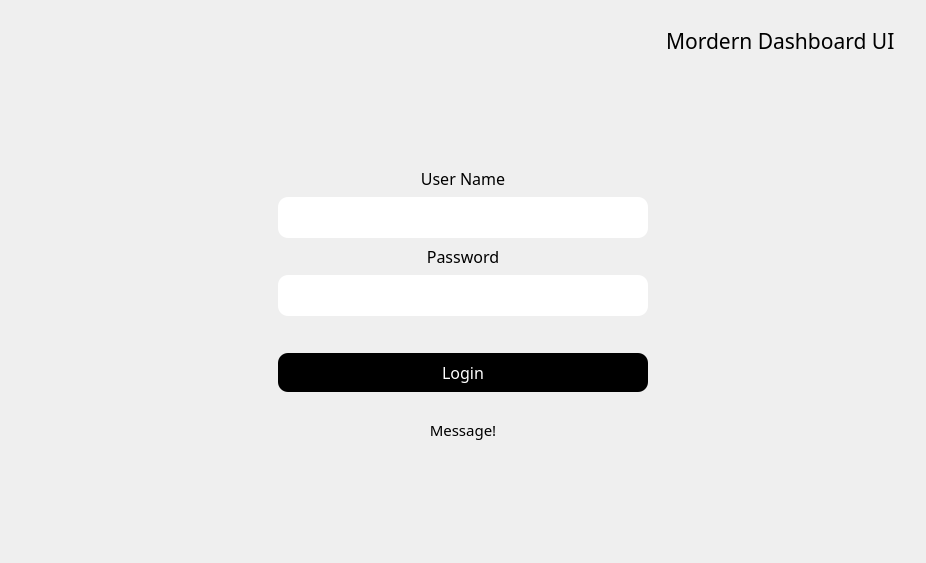
<?xml version="1.0" encoding="UTF-8"?>
<ui version="4.0">
 <class>Form</class>
 <widget class="QWidget" name="Form">
  <property name="geometry">
   <rect>
    <x>0</x>
    <y>0</y>
    <width>926</width>
    <height>563</height>
   </rect>
  </property>
  <property name="windowTitle">
   <string>Form</string>
  </property>
  <property name="styleSheet">
   <string notr="true"/>
  </property>
  <layout class="QVBoxLayout" name="loginForm_Layout">
   <item>
    <widget class="QWidget" name="LoginHeader" native="true">
     <property name="minimumSize">
      <size>
       <width>0</width>
       <height>60</height>
      </size>
     </property>
     <property name="maximumSize">
      <size>
       <width>16777215</width>
       <height>60</height>
      </size>
     </property>
     <layout class="QHBoxLayout" name="LoginHeader_Layout">
      <property name="leftMargin">
       <number>20</number>
      </property>
      <property name="rightMargin">
       <number>20</number>
      </property>
      <item alignment="Qt::AlignLeft">
       <widget class="QLabel" name="logo">
        <property name="minimumSize">
         <size>
          <width>40</width>
          <height>30</height>
         </size>
        </property>
        <property name="maximumSize">
         <size>
          <width>40</width>
          <height>30</height>
         </size>
        </property>
        <property name="text">
         <string/>
        </property>
        <property name="pixmap">
         <pixmap resource="resource.qrc">:/icons/logo.png</pixmap>
        </property>
        <property name="scaledContents">
         <bool>true</bool>
        </property>
       </widget>
      </item>
      <item alignment="Qt::AlignRight">
       <widget class="QLabel" name="tag">
        <property name="font">
         <font>
          <family>Poppins</family>
          <pointsize>16</pointsize>
         </font>
        </property>
        <property name="text">
         <string>Mordern Dashboard UI</string>
        </property>
       </widget>
      </item>
     </layout>
    </widget>
   </item>
   <item alignment="Qt::AlignHCenter|Qt::AlignVCenter">
    <widget class="QWidget" name="LoginBody" native="true">
     <property name="minimumSize">
      <size>
       <width>400</width>
       <height>0</height>
      </size>
     </property>
     <property name="styleSheet">
      <string notr="true">QPushButton, QLineEdit{
border-radius:10px;
padding:2px;
margin:1px 6px;
padding:8px;
}

QPushButton{
background-color: rgb(0, 0, 0);
color:white;
margin-top:30px;
}




</string>
     </property>
     <layout class="QVBoxLayout" name="LoginBody_Layout">
      <property name="topMargin">
       <number>0</number>
      </property>
      <property name="bottomMargin">
       <number>20</number>
      </property>
      <item>
       <widget class="QLabel" name="username_label">
        <property name="font">
         <font>
          <family>Poppins</family>
          <pointsize>12</pointsize>
         </font>
        </property>
        <property name="text">
         <string>User Name</string>
        </property>
        <property name="alignment">
         <set>Qt::AlignCenter</set>
        </property>
       </widget>
      </item>
      <item>
       <widget class="QLineEdit" name="usernameInput">
        <property name="font">
         <font>
          <family>Poppins</family>
          <pointsize>12</pointsize>
         </font>
        </property>
        <property name="styleSheet">
         <string notr="true"/>
        </property>
       </widget>
      </item>
      <item>
       <widget class="QLabel" name="password_Label">
        <property name="font">
         <font>
          <family>Poppins</family>
          <pointsize>12</pointsize>
         </font>
        </property>
        <property name="text">
         <string>Password</string>
        </property>
        <property name="alignment">
         <set>Qt::AlignCenter</set>
        </property>
       </widget>
      </item>
      <item>
       <widget class="QLineEdit" name="passwordInput">
        <property name="font">
         <font>
          <family>Poppins</family>
          <pointsize>12</pointsize>
         </font>
        </property>
       </widget>
      </item>
      <item>
       <widget class="QPushButton" name="loginBtn">
        <property name="font">
         <font>
          <family>Poppins</family>
          <pointsize>12</pointsize>
         </font>
        </property>
        <property name="cursor">
         <cursorShape>PointingHandCursor</cursorShape>
        </property>
        <property name="text">
         <string>Login</string>
        </property>
       </widget>
      </item>
      <item>
       <widget class="QLabel" name="errorMessage">
        <property name="font">
         <font>
          <family>Poppins</family>
          <pointsize>11</pointsize>
         </font>
        </property>
        <property name="styleSheet">
         <string notr="true">margin-top:20px;</string>
        </property>
        <property name="text">
         <string>Message!</string>
        </property>
        <property name="alignment">
         <set>Qt::AlignCenter</set>
        </property>
       </widget>
      </item>
     </layout>
    </widget>
   </item>
  </layout>
 </widget>
 <resources>
  <include location="resource.qrc"/>
 </resources>
 <connections/>
</ui>
